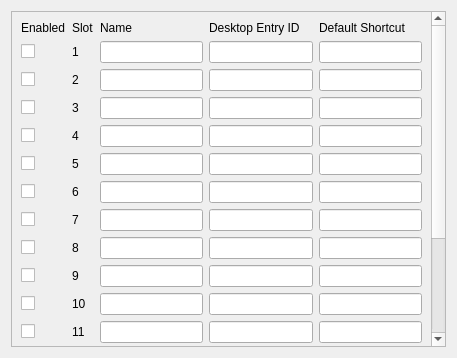
<?xml version="1.0" encoding="UTF-8"?>
<!--
SPDX-FileCopyrightText: 2026 KIM Hyunjae
SPDX-License-Identifier: AGPL-3.0-or-later
-->
<ui version="4.0">
    <class>RunOrRaiseConfig</class>
    <widget class="QWidget" name="RunOrRaiseConfig">
        <layout class="QVBoxLayout" name="verticalLayout">
            <item>
                <widget class="QScrollArea" name="scrollArea">
                    <property name="widgetResizable">
                        <bool>true</bool>
                    </property>
                    <widget class="QWidget" name="scrollAreaWidgetContents">
                        <property name="geometry">
                            <rect>
                                <x>0</x>
                                <y>0</y>
                                <width>760</width>
                                <height>620</height>
                            </rect>
                        </property>
                        <layout class="QGridLayout" name="bindingsLayout">
                            <item row="0" column="0">
                                <widget class="QLabel" name="enabledLabel">
                                    <property name="text">
                                        <string>Enabled</string>
                                    </property>
                                </widget>
                            </item>
                            <item row="0" column="1">
                                <widget class="QLabel" name="slotLabel">
                                    <property name="text">
                                        <string>Slot</string>
                                    </property>
                                </widget>
                            </item>
                            <item row="0" column="2">
                                <widget class="QLabel" name="nameLabel">
                                    <property name="text">
                                        <string>Name</string>
                                    </property>
                                </widget>
                            </item>
                            <item row="0" column="3">
                                <widget class="QLabel" name="desktopEntryIdLabel">
                                    <property name="text">
                                        <string>Desktop Entry ID</string>
                                    </property>
                                </widget>
                            </item>
                            <item row="0" column="4">
                                <widget class="QLabel" name="shortcutLabel">
                                    <property name="text">
                                        <string>Default Shortcut</string>
                                    </property>
                                </widget>
                            </item>
                            <item row="1" column="0">
                                <widget class="QCheckBox" name="kcfg_Binding01Enabled"/>
                            </item>
                            <item row="1" column="1">
                                <widget class="QLabel" name="binding01Label">
                                    <property name="text">
                                        <string>1</string>
                                    </property>
                                </widget>
                            </item>
                            <item row="1" column="2">
                                <widget class="QLineEdit" name="kcfg_Binding01Name"/>
                            </item>
                            <item row="1" column="3">
                                <widget class="QLineEdit" name="kcfg_Binding01DesktopEntryId"/>
                            </item>
                            <item row="1" column="4">
                                <widget class="QLineEdit" name="kcfg_Binding01Shortcut"/>
                            </item>
                            <item row="2" column="0">
                                <widget class="QCheckBox" name="kcfg_Binding02Enabled"/>
                            </item>
                            <item row="2" column="1">
                                <widget class="QLabel" name="binding02Label">
                                    <property name="text">
                                        <string>2</string>
                                    </property>
                                </widget>
                            </item>
                            <item row="2" column="2">
                                <widget class="QLineEdit" name="kcfg_Binding02Name"/>
                            </item>
                            <item row="2" column="3">
                                <widget class="QLineEdit" name="kcfg_Binding02DesktopEntryId"/>
                            </item>
                            <item row="2" column="4">
                                <widget class="QLineEdit" name="kcfg_Binding02Shortcut"/>
                            </item>
                            <item row="3" column="0">
                                <widget class="QCheckBox" name="kcfg_Binding03Enabled"/>
                            </item>
                            <item row="3" column="1">
                                <widget class="QLabel" name="binding03Label">
                                    <property name="text">
                                        <string>3</string>
                                    </property>
                                </widget>
                            </item>
                            <item row="3" column="2">
                                <widget class="QLineEdit" name="kcfg_Binding03Name"/>
                            </item>
                            <item row="3" column="3">
                                <widget class="QLineEdit" name="kcfg_Binding03DesktopEntryId"/>
                            </item>
                            <item row="3" column="4">
                                <widget class="QLineEdit" name="kcfg_Binding03Shortcut"/>
                            </item>
                            <item row="4" column="0">
                                <widget class="QCheckBox" name="kcfg_Binding04Enabled"/>
                            </item>
                            <item row="4" column="1">
                                <widget class="QLabel" name="binding04Label">
                                    <property name="text">
                                        <string>4</string>
                                    </property>
                                </widget>
                            </item>
                            <item row="4" column="2">
                                <widget class="QLineEdit" name="kcfg_Binding04Name"/>
                            </item>
                            <item row="4" column="3">
                                <widget class="QLineEdit" name="kcfg_Binding04DesktopEntryId"/>
                            </item>
                            <item row="4" column="4">
                                <widget class="QLineEdit" name="kcfg_Binding04Shortcut"/>
                            </item>
                            <item row="5" column="0">
                                <widget class="QCheckBox" name="kcfg_Binding05Enabled"/>
                            </item>
                            <item row="5" column="1">
                                <widget class="QLabel" name="binding05Label">
                                    <property name="text">
                                        <string>5</string>
                                    </property>
                                </widget>
                            </item>
                            <item row="5" column="2">
                                <widget class="QLineEdit" name="kcfg_Binding05Name"/>
                            </item>
                            <item row="5" column="3">
                                <widget class="QLineEdit" name="kcfg_Binding05DesktopEntryId"/>
                            </item>
                            <item row="5" column="4">
                                <widget class="QLineEdit" name="kcfg_Binding05Shortcut"/>
                            </item>
                            <item row="6" column="0">
                                <widget class="QCheckBox" name="kcfg_Binding06Enabled"/>
                            </item>
                            <item row="6" column="1">
                                <widget class="QLabel" name="binding06Label">
                                    <property name="text">
                                        <string>6</string>
                                    </property>
                                </widget>
                            </item>
                            <item row="6" column="2">
                                <widget class="QLineEdit" name="kcfg_Binding06Name"/>
                            </item>
                            <item row="6" column="3">
                                <widget class="QLineEdit" name="kcfg_Binding06DesktopEntryId"/>
                            </item>
                            <item row="6" column="4">
                                <widget class="QLineEdit" name="kcfg_Binding06Shortcut"/>
                            </item>
                            <item row="7" column="0">
                                <widget class="QCheckBox" name="kcfg_Binding07Enabled"/>
                            </item>
                            <item row="7" column="1">
                                <widget class="QLabel" name="binding07Label">
                                    <property name="text">
                                        <string>7</string>
                                    </property>
                                </widget>
                            </item>
                            <item row="7" column="2">
                                <widget class="QLineEdit" name="kcfg_Binding07Name"/>
                            </item>
                            <item row="7" column="3">
                                <widget class="QLineEdit" name="kcfg_Binding07DesktopEntryId"/>
                            </item>
                            <item row="7" column="4">
                                <widget class="QLineEdit" name="kcfg_Binding07Shortcut"/>
                            </item>
                            <item row="8" column="0">
                                <widget class="QCheckBox" name="kcfg_Binding08Enabled"/>
                            </item>
                            <item row="8" column="1">
                                <widget class="QLabel" name="binding08Label">
                                    <property name="text">
                                        <string>8</string>
                                    </property>
                                </widget>
                            </item>
                            <item row="8" column="2">
                                <widget class="QLineEdit" name="kcfg_Binding08Name"/>
                            </item>
                            <item row="8" column="3">
                                <widget class="QLineEdit" name="kcfg_Binding08DesktopEntryId"/>
                            </item>
                            <item row="8" column="4">
                                <widget class="QLineEdit" name="kcfg_Binding08Shortcut"/>
                            </item>
                            <item row="9" column="0">
                                <widget class="QCheckBox" name="kcfg_Binding09Enabled"/>
                            </item>
                            <item row="9" column="1">
                                <widget class="QLabel" name="binding09Label">
                                    <property name="text">
                                        <string>9</string>
                                    </property>
                                </widget>
                            </item>
                            <item row="9" column="2">
                                <widget class="QLineEdit" name="kcfg_Binding09Name"/>
                            </item>
                            <item row="9" column="3">
                                <widget class="QLineEdit" name="kcfg_Binding09DesktopEntryId"/>
                            </item>
                            <item row="9" column="4">
                                <widget class="QLineEdit" name="kcfg_Binding09Shortcut"/>
                            </item>
                            <item row="10" column="0">
                                <widget class="QCheckBox" name="kcfg_Binding10Enabled"/>
                            </item>
                            <item row="10" column="1">
                                <widget class="QLabel" name="binding10Label">
                                    <property name="text">
                                        <string>10</string>
                                    </property>
                                </widget>
                            </item>
                            <item row="10" column="2">
                                <widget class="QLineEdit" name="kcfg_Binding10Name"/>
                            </item>
                            <item row="10" column="3">
                                <widget class="QLineEdit" name="kcfg_Binding10DesktopEntryId"/>
                            </item>
                            <item row="10" column="4">
                                <widget class="QLineEdit" name="kcfg_Binding10Shortcut"/>
                            </item>
                            <item row="11" column="0">
                                <widget class="QCheckBox" name="kcfg_Binding11Enabled"/>
                            </item>
                            <item row="11" column="1">
                                <widget class="QLabel" name="binding11Label">
                                    <property name="text">
                                        <string>11</string>
                                    </property>
                                </widget>
                            </item>
                            <item row="11" column="2">
                                <widget class="QLineEdit" name="kcfg_Binding11Name"/>
                            </item>
                            <item row="11" column="3">
                                <widget class="QLineEdit" name="kcfg_Binding11DesktopEntryId"/>
                            </item>
                            <item row="11" column="4">
                                <widget class="QLineEdit" name="kcfg_Binding11Shortcut"/>
                            </item>
                            <item row="12" column="0">
                                <widget class="QCheckBox" name="kcfg_Binding12Enabled"/>
                            </item>
                            <item row="12" column="1">
                                <widget class="QLabel" name="binding12Label">
                                    <property name="text">
                                        <string>12</string>
                                    </property>
                                </widget>
                            </item>
                            <item row="12" column="2">
                                <widget class="QLineEdit" name="kcfg_Binding12Name"/>
                            </item>
                            <item row="12" column="3">
                                <widget class="QLineEdit" name="kcfg_Binding12DesktopEntryId"/>
                            </item>
                            <item row="12" column="4">
                                <widget class="QLineEdit" name="kcfg_Binding12Shortcut"/>
                            </item>
                            <item row="13" column="0">
                                <widget class="QCheckBox" name="kcfg_Binding13Enabled"/>
                            </item>
                            <item row="13" column="1">
                                <widget class="QLabel" name="binding13Label">
                                    <property name="text">
                                        <string>13</string>
                                    </property>
                                </widget>
                            </item>
                            <item row="13" column="2">
                                <widget class="QLineEdit" name="kcfg_Binding13Name"/>
                            </item>
                            <item row="13" column="3">
                                <widget class="QLineEdit" name="kcfg_Binding13DesktopEntryId"/>
                            </item>
                            <item row="13" column="4">
                                <widget class="QLineEdit" name="kcfg_Binding13Shortcut"/>
                            </item>
                            <item row="14" column="0">
                                <widget class="QCheckBox" name="kcfg_Binding14Enabled"/>
                            </item>
                            <item row="14" column="1">
                                <widget class="QLabel" name="binding14Label">
                                    <property name="text">
                                        <string>14</string>
                                    </property>
                                </widget>
                            </item>
                            <item row="14" column="2">
                                <widget class="QLineEdit" name="kcfg_Binding14Name"/>
                            </item>
                            <item row="14" column="3">
                                <widget class="QLineEdit" name="kcfg_Binding14DesktopEntryId"/>
                            </item>
                            <item row="14" column="4">
                                <widget class="QLineEdit" name="kcfg_Binding14Shortcut"/>
                            </item>
                            <item row="15" column="0">
                                <widget class="QCheckBox" name="kcfg_Binding15Enabled"/>
                            </item>
                            <item row="15" column="1">
                                <widget class="QLabel" name="binding15Label">
                                    <property name="text">
                                        <string>15</string>
                                    </property>
                                </widget>
                            </item>
                            <item row="15" column="2">
                                <widget class="QLineEdit" name="kcfg_Binding15Name"/>
                            </item>
                            <item row="15" column="3">
                                <widget class="QLineEdit" name="kcfg_Binding15DesktopEntryId"/>
                            </item>
                            <item row="15" column="4">
                                <widget class="QLineEdit" name="kcfg_Binding15Shortcut"/>
                            </item>
                            <item row="16" column="0">
                                <widget class="QCheckBox" name="kcfg_Binding16Enabled"/>
                            </item>
                            <item row="16" column="1">
                                <widget class="QLabel" name="binding16Label">
                                    <property name="text">
                                        <string>16</string>
                                    </property>
                                </widget>
                            </item>
                            <item row="16" column="2">
                                <widget class="QLineEdit" name="kcfg_Binding16Name"/>
                            </item>
                            <item row="16" column="3">
                                <widget class="QLineEdit" name="kcfg_Binding16DesktopEntryId"/>
                            </item>
                            <item row="16" column="4">
                                <widget class="QLineEdit" name="kcfg_Binding16Shortcut"/>
                            </item>
                        </layout>
                    </widget>
                </widget>
            </item>
        </layout>
    </widget>
    <resources/>
    <connections/>
</ui>
